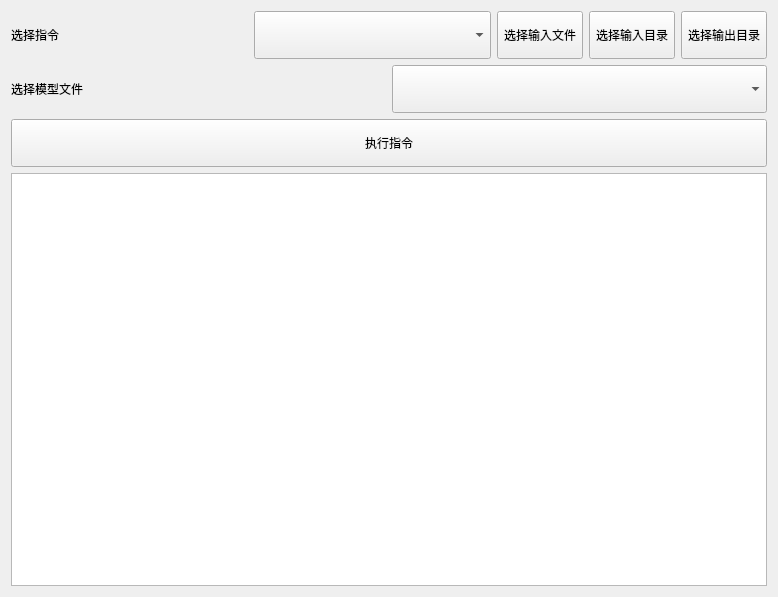
<?xml version="1.0" encoding="UTF-8"?>
<ui version="4.0">
 <class>nnUNetTool</class>
 <widget class="QWidget" name="nnUNetTool">
  <property name="geometry">
   <rect>
    <x>0</x>
    <y>0</y>
    <width>778</width>
    <height>597</height>
   </rect>
  </property>
  <property name="windowTitle">
   <string>nnUNetTool</string>
  </property>
  <layout class="QVBoxLayout" name="verticalLayout">
   <item>
    <layout class="QHBoxLayout" name="horizontalLayout_2">
     <item>
      <layout class="QHBoxLayout" name="horizontalLayout">
       <item>
        <widget class="QLabel" name="label_cmd">
         <property name="minimumSize">
          <size>
           <width>0</width>
           <height>48</height>
          </size>
         </property>
         <property name="text">
          <string>选择指令</string>
         </property>
        </widget>
       </item>
       <item>
        <widget class="QComboBox" name="comboBox_cmd">
         <property name="minimumSize">
          <size>
           <width>0</width>
           <height>48</height>
          </size>
         </property>
        </widget>
       </item>
      </layout>
     </item>
     <item>
      <widget class="QToolButton" name="InFileTBtn">
       <property name="minimumSize">
        <size>
         <width>0</width>
         <height>48</height>
        </size>
       </property>
       <property name="text">
        <string>选择输入文件</string>
       </property>
      </widget>
     </item>
     <item>
      <widget class="QToolButton" name="InDirTBtn">
       <property name="minimumSize">
        <size>
         <width>0</width>
         <height>48</height>
        </size>
       </property>
       <property name="text">
        <string>选择输入目录</string>
       </property>
      </widget>
     </item>
     <item>
      <widget class="QToolButton" name="outDirTBtn">
       <property name="minimumSize">
        <size>
         <width>0</width>
         <height>48</height>
        </size>
       </property>
       <property name="text">
        <string>选择输出目录</string>
       </property>
      </widget>
     </item>
    </layout>
   </item>
   <item>
    <layout class="QHBoxLayout" name="horizontalLayout_3">
     <item>
      <widget class="QLabel" name="label_model">
       <property name="minimumSize">
        <size>
         <width>0</width>
         <height>48</height>
        </size>
       </property>
       <property name="text">
        <string>选择模型文件</string>
       </property>
      </widget>
     </item>
     <item>
      <widget class="QComboBox" name="comboBox_model">
       <property name="minimumSize">
        <size>
         <width>0</width>
         <height>48</height>
        </size>
       </property>
      </widget>
     </item>
    </layout>
   </item>
   <item>
    <widget class="QToolButton" name="RunTBtn">
     <property name="sizePolicy">
      <sizepolicy hsizetype="Preferred" vsizetype="Fixed">
       <horstretch>0</horstretch>
       <verstretch>0</verstretch>
      </sizepolicy>
     </property>
     <property name="minimumSize">
      <size>
       <width>0</width>
       <height>48</height>
      </size>
     </property>
     <property name="text">
      <string>执行指令</string>
     </property>
    </widget>
   </item>
   <item>
    <widget class="QTextBrowser" name="textBrowser"/>
   </item>
  </layout>
 </widget>
 <resources/>
 <connections/>
</ui>
